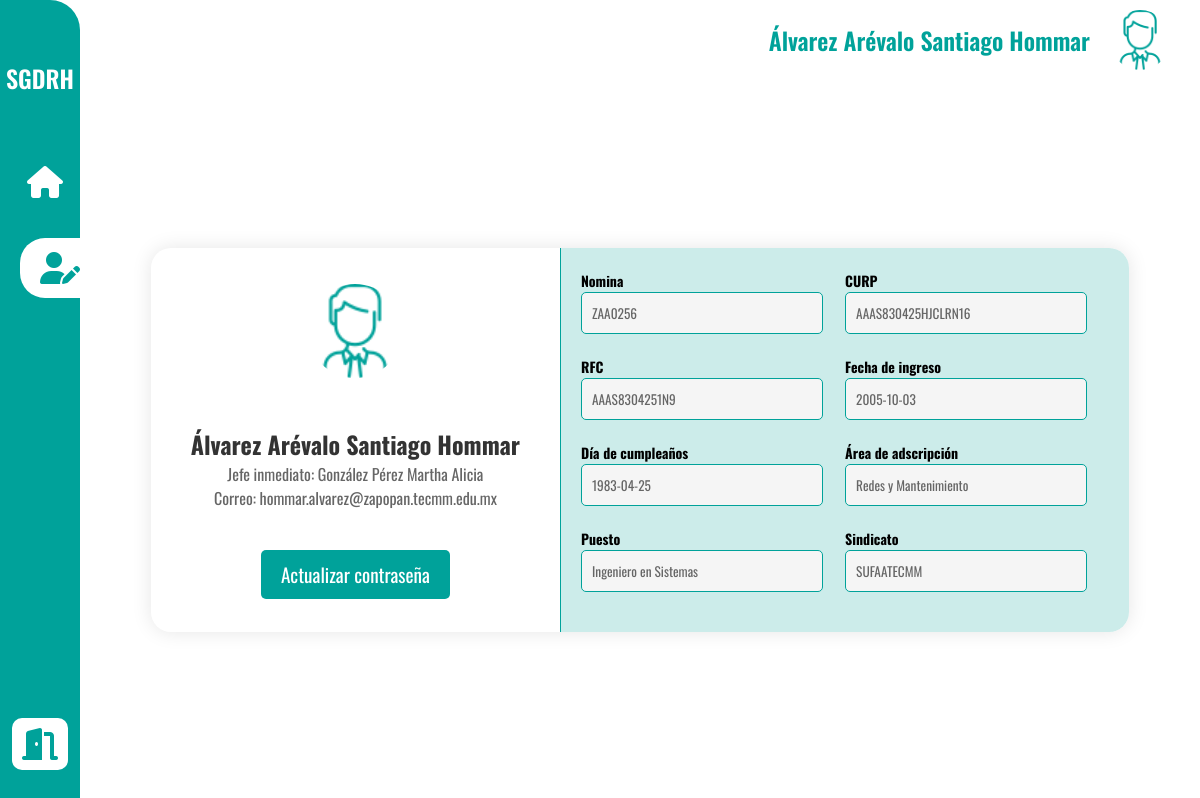
Screenshot of /public/admin_home.php?page=my_profile (signed in) with the database file from the repository.
### tables this page shows
CREATE TABLE `usuario` (
  `usuario_id` int(11) NOT NULL AUTO_INCREMENT,
  `usuario_nomina` varchar(100) NOT NULL,
  `usuario_nombre` varchar(100) NOT NULL,
  `usuario_curp` varchar(100) NOT NULL,
  `usuario_rfc` varchar(100) NOT NULL,
  `usuario_email` varchar(150) NOT NULL,
  `usuario_password` varchar(100) NOT NULL,
  `usuario_foto` longblob,
  `usuario_genero` varchar(1) NOT NULL,
  `usuario_fechaIngreso` date DEFAULT NULL,
  `usuario_fechaCumpleaños` date DEFAULT NULL,
  `puesto_id` int(11) NOT NULL,
  `areaAdscripcion_id` int(11) NOT NULL,
  `jefeInmediato_id` int(11) NOT NULL,
  `sindicato_id` int(11) NOT NULL,
  `rol_id` int(11) NOT NULL,
  `usuario_estatus` varchar(50) NOT NULL,
  PRIMARY KEY (`usuario_id`),
  KEY `puesto_id` (`puesto_id`),
  KEY `areaAdscripcion_id` (`areaAdscripcion_id`),
  KEY `jefeInmediato_id` (`jefeInmediato_id`,`sindicato_id`,`rol_id`),
  KEY `rol_id` (`rol_id`),
  KEY `sindicato_id` (`sindicato_id`),
  CONSTRAINT `usuario_ibfk_1` FOREIGN KEY (`puesto_id`) REFERENCES `puesto` (`puesto_id`),
  CONSTRAINT `usuario_ibfk_2` FOREIGN KEY (`areaAdscripcion_id`) REFERENCES `areaadscripcion` (`areaAdscripcion_id`),
  CONSTRAINT `usuario_ibfk_3` FOREIGN KEY (`rol_id`) REFERENCES `rol` (`rol_id`),
  CONSTRAINT `usuario_ibfk_4` FOREIGN KEY (`sindicato_id`) REFERENCES `sindicato` (`sindicato_id`),
  CONSTRAINT `usuario_ibfk_5` FOREIGN KEY (`jefeInmediato_id`) REFERENCES `jefeinmediato` (`jefeInmediato_id`)
);

CREATE TABLE `jefeinmediato` (
  `jefeInmediato_id` int(11) NOT NULL AUTO_INCREMENT,
  `jefeInmediato_nombre` varchar(100) NOT NULL,
  `areaAdscripcion_id` int(11) NOT NULL,
  PRIMARY KEY (`jefeInmediato_id`)
);

CREATE TABLE `areaadscripcion` (
  `areaAdscripcion_id` int(11) NOT NULL AUTO_INCREMENT,
  `areaAdscripcion_nombre` varchar(50) NOT NULL,
  PRIMARY KEY (`areaAdscripcion_id`)
);

CREATE TABLE `puesto` (
  `puesto_id` int(11) NOT NULL AUTO_INCREMENT,
  `puesto_nombre` varchar(50) NOT NULL,
  PRIMARY KEY (`puesto_id`)
);

CREATE TABLE `sindicato` (
  `sindicato_id` int(11) NOT NULL AUTO_INCREMENT,
  `sindicato_nombre` varchar(50) NOT NULL,
  `sindicato_jefe` varchar(100) NOT NULL,
  PRIMARY KEY (`sindicato_id`)
);

### src/controllers/UserController.php (called while the page is built, shortened)
<?php
require_once MODEL_PATH . 'UserModel.php';
class UserController
{
    private $userModel;
    public function __construct($db)
    {
        $this->userModel = new UserModel($db);
    }
    public function showProfile($userID)
    {
        $user = $this->userModel->getUserById($userID);
        require VIEW_PATH . 'content/my_profile.php';
    }
}

### src/models/UserModel.php (called while the page is built, shortened)
<?php
class UserModel
{
    private $db;
    public function __construct($db)
    {
        $this->db = $db;
    }
    public function getUserById($userID)
    {
        $query = "SELECT usuario.*, rol.*, puesto.*, areaAdscripcion.*, jefeinmediato.*, sindicato.*
                  FROM usuario
                  LEFT JOIN rol ON usuario.rol_id = rol.rol_id
                  LEFT JOIN puesto ON usuario.puesto_id = puesto.puesto_id
                  LEFT JOIN areaAdscripcion ON usuario.areaAdscripcion_id = areaAdscripcion.areaAdscripcion_id
                  LEFT JOIN jefeinmediato ON usuario.jefeInmediato_id = jefeinmediato.jefeInmediato_id
                  LEFT JOIN sindicato ON usuario.sindicato_id = sindicato.sindicato_id
                  WHERE usuario.usuario_id = :userID";
        $stmt = $this->db->prepare($query);
        $stmt->bindParam(':userID', $userID, PDO::PARAM_INT);
        $stmt->execute();
        return $stmt->fetch(PDO::FETCH_ASSOC);
    }
}

### server/DB.php (called while the page is built, shortened)
<?php
class DB
{
    private $host = "localhost";
    private $username = "root";
    private $password = "";
    private $database = "sgdrh";
    private $connection;
    public function __construct()
    {
        try {
            $this->connection = new PDO("mysql:host=$this->host;dbname=$this->database;charset=utf8", $this->username, $this->password);
            $this->connection->setAttribute(PDO::ATTR_ERRMODE, PDO::ERRMODE_EXCEPTION);
        } catch (PDOException $e) {
            die("Connection failed: " . $e->getMessage());
        }
    }
    public function prepare($sql)
    {
        return $this->connection->prepare($sql);
    }
}

### src/views/content/my_profile.php (the view, shortened to what this page needs)
<?php if (!empty($user)) : ?>
    <div class="card_profile">
        <div class="card_user_avatar">
            <div class="avatar_stack">
                <?php if ($_SESSION['user_genre'] === 'H') {
                    echo '<img class="avatar" src="assets/images/hombre.png">';
                } else {
                    echo '<img class="avatar" src="assets/images/mujer.png">';
                } ?>
            </div>
            <div class="user_details">
                <span class="user-name"><?= $user['usuario_nombre'] ?></span>
                <span class="user-info">Jefe inmediato: <?= $user['jefeInmediato_nombre'] ?></span>
                <span class="user-info">Correo: <?= $user['usuario_email'] ?></span>
            </div>
            <button class="btn_edit" onclick="updatePassword()">Actualizar contraseña</button>
        </div>
        <div class="card_user_info">
            <?php
            $fields = [
                'Nomina' => 'usuario_nomina',
                'CURP' => 'usuario_curp',
                'RFC' => 'usuario_rfc',
                'Fecha de ingreso' => 'usuario_fechaIngreso',
                'Día de cumpleaños' => 'usuario_fechaCumpleaños',
                'Área de adscripción' => 'areaAdscripcion_nombre',
                'Puesto' => 'puesto_nombre',
                'Sindicato' => 'sindicato_nombre'
            ];
            foreach ($fields as $label => $field) {
                echo '<div class="input-group">';
                echo '<label for="' . $field . '">' . $label . '</label>';
                echo '<input type="text" id=' . $field . ' value="' . $user[$field] . '" readonly>';
                echo '</div>';
            }
            ?>
        </div>
    </div>
<?php endif; ?>

### public/assets/css/my_profile.css (style rules this page uses)
.card_profile { align-items: center; box-shadow: 0 0 20px rgba(0, 0, 0, 0.1); border-radius: 20px; display: flex; justify-content: center; }
.card_profile .card_user_avatar { align-items: center; display: flex; gap: 20px; flex-direction: column; justify-content: center; padding: 20px; }
.card_profile .card_user_avatar .avatar_stack { position: relative; width: 100px; }
.card_profile .card_user_avatar .avatar_stack img { width: 100%; border-radius: 50%; border: 3px solid #fff; }
.card_profile .card_user_avatar .user_details { align-items: center; display: flex; flex-direction: column; justify-content: center; padding: 20px; }
.user-name { font-size: 1.5rem; font-weight: bold; color: #333; }
.user-info { font-size: 1rem; color: #666; }
.card_profile .card_user_avatar button { background: #00A29A; border: none; border-radius: 5px; color: #fff; cursor: pointer; font-size: 1.2rem; padding: 10px 20px; transition: background 0.3s ease; }
.card_profile .card_user_info { background: #CCECEA; border-left: 1px solid #00A29A; border-top-right-radius: 20px; border-bottom-right-radius: 20px; align-items: center; display: grid; grid-template-columns: repeat(2, 1fr); justify-content: center; padding: 20px; }
.card_profile .card_user_info .input-group { margin-bottom: 20px; }
.card_profile .card_user_info .input-group label { font-size: 14px; font-weight: bold; color: #000000; }
.card_profile .card_user_info .input-group input { border: 1px solid #00A29A; border-radius: 5px; padding: 10px; outline: none; width: calc(100% - 22px); }
.card_profile .card_user_info .input-group input[readonly] { background-color: #f5f5f5; color: #666; cursor: default; }
@media (min-width: 768px) { .card_profile { margin: 20px; min-width: 600px; } }
@media (min-width: 768px) { .card_user_avatar { width: 250px; } }
@media (min-width: 768px) { .card_user_avatar .user-name { font-size: 1rem; } }
@media (min-width: 768px) { .card_user_avatar .user-info { font-size: .8rem; } }
@media (min-width: 1024px) { .card_user_avatar { width: auto; } }
@media (min-width: 1024px) { .card_user_avatar .user-name { font-size: 1.5rem; } }
@media (min-width: 1024px) { .card_user_avatar .user-info { font-size: 1rem; } }

### public/assets/css/page.css (style rules this page uses)
body { display: flex; flex-direction: column; height: 100vh; width: 100vw; }
@media (min-width: 768px) { body { flex-direction: row; } }
@media (min-width: 1024px) { body { flex-direction: row; } }

### public/assets/css/parameters.css (style rules this page uses)
:root { --primary: #00A29A; --secondary: #D9D9D9; --text-primary: #000000; --text-secondary: #FFFFFF; }
* { box-sizing: border-box; font-family: 'Oswald', sans-serif; margin: 0; padding: 0; }

### rows the page displays
usuario: usuario_nombre "Álvarez Arévalo Santiago Hommar", jefeInmediato.jefeInmediato_nombre "González Pérez Martha Alicia", usuario_email "hommar.alvarez@zapopan.tecmm.edu.mx", usuario_nomina "ZAA0256", usuario_curp "AAAS830425HJCLRN16", usuario_rfc "AAAS8304251N9", usuario_fechaIngreso "2005-10-03", usuario_fechaCumpleaños "1983-04-25", areaAdscripcion.areaAdscripcion_nombre "Redes y Mantenimiento", puesto.puesto_nombre "Ingeniero en Sistemas", sindicato.sindicato_nombre "SUFAATECMM"

### other values shown
$_SESSION['user_name'] "Álvarez Arévalo Santiago Hommar"
$label "Nomina"
$label "CURP"
$label "RFC"
$label "Fecha de ingreso"
$label "Día de cumpleaños"
$label "Área de adscripción"
$label "Puesto"
$label "Sindicato"
